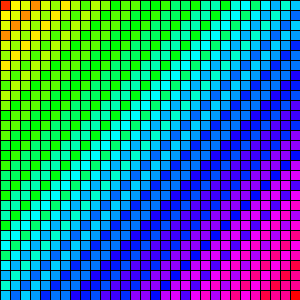
Frame 1 (no input)
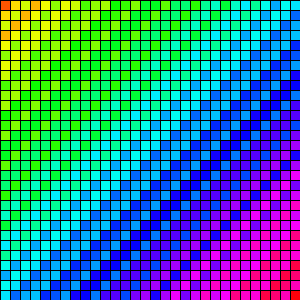
Frame 60 (the mouse pressed at the canvas centre just before this capture)
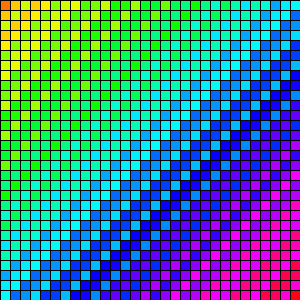
Frame 120 (the mouse held since frame 60 and released just before this capture)

The Processing sketch that drew these frames (run headless with seeded random() and noise(); from frame 60 on, the mouse is pressed at the canvas centre):

// Processing sketch: processing_140830
// ── processing_140830.pde


Cell[][] grid;

int cols = 30;
int rows = 30;

int clor;

void setup() {
  size(300,300);
  colorMode(HSB, 700, 100, 100);
  grid = new Cell[cols][rows];
  for (int i = 0; i < cols; i++) {
    for (int j = 0; j < rows; j++) {
      grid[i][j] = new Cell(i*10,j*10,10,10,i+j);
      clor = i;
    }
  }
}

void draw() {
  background(0);
  for (int i = 0; i < cols; i++) {
      for(int j = 0; j < rows; j++) {
        grid[i][j].display();
       grid[i][j].oscillate();
      }
  }
}

class Cell {
  float x,y;
  float w,h;
  float angle;
  
  Cell(float tempX, float tempY, float tempW, float tempH, float tempAngle) {
    x = tempX;
    y = tempY;
    w = tempW;
    h = tempH;
    angle = tempAngle;
  }
  
  void oscillate() {
    angle += 0.05;
  }
  
  void display() {
    stroke(0);
    fill(w+x+h+y+abs(100*sin(angle)), 100, 100);
    rect(x, y, w, h);
  }
}
    
    
    
